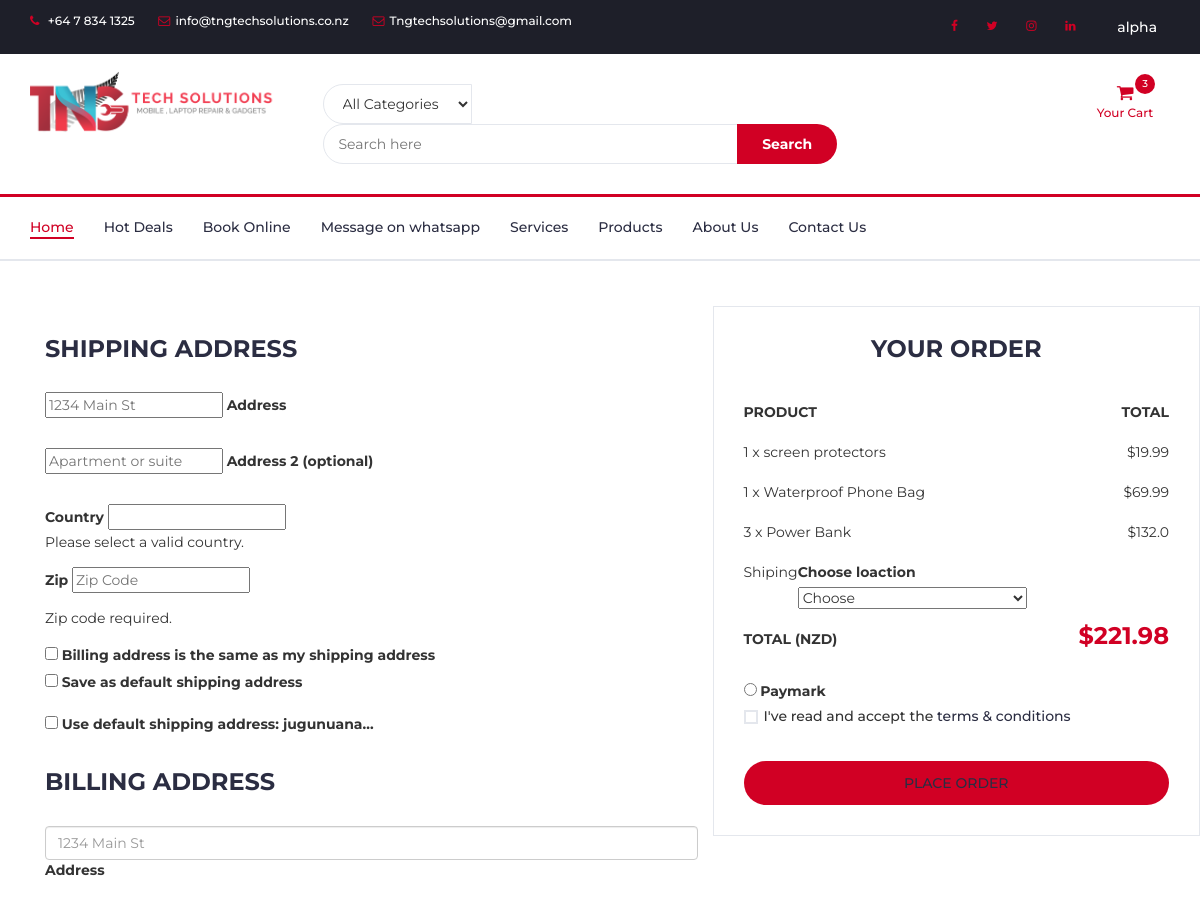
/checkout/ (signed in, upper part), run on an earlier commit of the app's database.
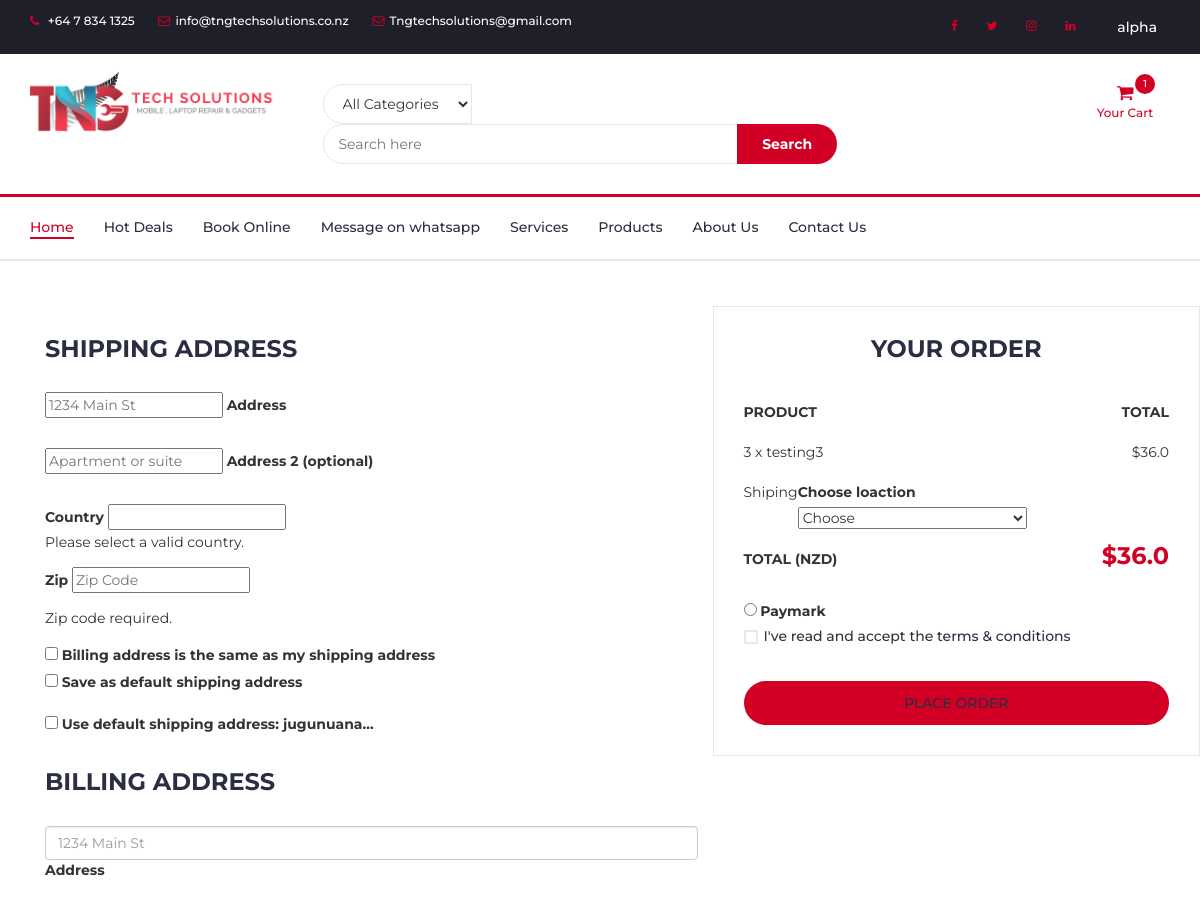
And on a later commit of the database.
### prod/models.py (models this page shows, shortened)
class Order(models.Model):
    user=models.ForeignKey(User,on_delete=models.CASCADE)
    ref_code=models.CharField(max_length=20,blank=True,null=True)
    tngproduct=models.ManyToManyField(OrderItem)
    ordered=models.BooleanField(default=False)
    start_date=models.DateTimeField(default=timezone.now)
    ordered_date=models.DateTimeField()
    shipping_address=models.ForeignKey('Address',related_name='shipping_address',on_delete=models.SET_NULL,blank=True,null=True)
    billing_address=models.ForeignKey('Address',related_name='billing_address',on_delete=models.SET_NULL,blank=True,null=True)
    payment=models.ForeignKey('Payment',on_delete=models.SET_NULL,blank=True,null=True)
    coupon = models.ForeignKey('Coupon',on_delete=models.SET_NULL,blank=True,null=True)
    being_delivered=models.BooleanField(default=False)
    received=models.BooleanField(default=False)
    refund_requested=models.BooleanField(default=False)
    refund_granted=models.BooleanField(default=False)
    def get_total(self):
        total=0
        for order_item in self.tngproduct.all():
            total+=order_item.get_final_price()
        if self.coupon:
            total-=self.coupon.amount
        return total

class OrderItem(models.Model):
    user=models.ForeignKey(User,on_delete=models.CASCADE)
    ordered=models.BooleanField(default=False)
    tngproducts=models.ForeignKey(TngProducts,on_delete=models.CASCADE,default='')
    quantity=models.IntegerField(default=1)
    product_colour = models.CharField(max_length=30,blank=True,null=True)
    product_model = models.CharField(max_length=30,blank=True,null=True)
    def get_total_item_price(self):
        return self.quantity * self.tngproducts.Price
    def get_final_price(self):
        if self.tngproducts.Discount_Price:
            return self.get_total_discount_price()
        return self.get_total_item_price()

class TngProducts(models.Model):
    CATEGORY_CHOICES=(
        ('MA','Mobile Accessories'),
        ('LA','Laptop Accessories'),
        ('TA','Tablet Accessories'),
        ('EG','Electronic Gadgets'),
        ('NA','Latest Accessories'),
        ('MR','Mobile Repair'),
        ('LR','Laptop/Computer Repair'),
        ('TR','iPad/Tablet Repair')
    )
    Name=models.CharField(max_length=100)
    Details=models.TextField()
    Additional_Details=models.TextField(blank=True,null=True)
    Price=models.FloatField()
    Discount_Price=models.FloatField(blank=True,null=True)
    category=models.CharField(max_length=2,choices=CATEGORY_CHOICES,default='A')
    subcategory = models.CharField(max_length = 100,default='none')
    brand = models.CharField(max_length = 50,default='none')
    model = models.CharField(max_length = 100,default='none')
    label=models.CharField(max_length=1,choices=LABEL_CHOICES,default='R')
    slug=models.SlugField(unique = True)
    image=models.ImageField(upload_to='product_pics')
    image1=models.ImageField(null=True,blank=True,upload_to='product_pics')
    image2=models.ImageField(null=True,blank=True,upload_to='product_pics')
    image3=models.ImageField(null=True,blank=True,upload_to='product_pics')
    image4=models.ImageField(null=True,blank=True,upload_to='product_pics')
    """ def save(self,*args,**kwargs):
        self.slug = slugify(''.join(random.choices(string.ascii_lowercase + string.digits, k=6)))
        super(TngProducts,self).save(self,*args,**kwargs) """
    class Meta:
        verbose_name_plural = 'Products'

### prod/views.py (the view, shortened to what this page needs)
# urls.py: path('checkout/',ob.CheckoutView.as_view(),name='checku'),
class CheckoutView(LoginRequiredMixin,View):
    def get(self,*args,**kwargs):
        try:
            order=Order.objects.get(user=self.request.user,ordered=False)
            form = CheckoutForm()
            context={
                'form': form,
                'couponform': CouponForm(),
                'order': order,
                'DISPLAY_COUPON_FORM':True
            }
            shipping_address_qs = Address.objects.filter(user=self.request.user,address_type='S',default=True)
            if shipping_address_qs.exists():
                context.update({ 'default_shipping_address': shipping_address_qs[0] })
            billing_address_qs = Address.objects.filter(user=self.request.user,address_type='B',default=True)
            if billing_address_qs.exists():
                context.update({ 'default_billing_address': billing_address_qs[0] })
            return render(self.request,'prod/checkout-page.html',context)
        except ObjectDoesNotExist:
            messages.info(self.request,f'You do not have an active order')
            return redirect('checku')

### prod/forms.py
class CheckoutForm(forms.Form):
    shipping_address = forms.CharField(required=False)
    shipping_address2 = forms.CharField(required=False)
    shipping_country = CountryField(blank_label='(select country)').formfield(required=False,widget=CountrySelectWidget(attrs={
        'class':'custom-select d-block w-100'
    }))
    shipping_zip=forms.CharField(required=False)
    billing_address = forms.CharField(required=False)
    billing_address2 = forms.CharField(required=False)
    billing_country = CountryField(blank_label='(select country)').formfield(required=False,widget=CountrySelectWidget(attrs={
        'class':'custom-select d-block w-100'
    }))
    billing_zip=forms.CharField(required=False)
    same_billing_address = forms.BooleanField(required=False)
    set_default_shipping = forms.BooleanField(required=False)
    use_default_shipping = forms.BooleanField(required=False)
    set_default_billing = forms.BooleanField(required=False)
    use_default_billing = forms.BooleanField(required=False)
    payment_option=forms.ChoiceField(widget=forms.RadioSelect,choices=PAYMENT_CHOICES)
    shiploc = forms.ChoiceField(choices=DELIVERY_CHOICES)

### prod/templates/prod/checkout-page.html (shortened to what the changed rows need)
{% extends "prod/base.html" %}
{% block secheku %}
<div class="section">
<div class="container">
	<div class="section">
		<div class="container">
			<div class="row">
				<form method="POST">
				<div class="col-md-5 order-details">
					<div class="order-summary">
						{% for order_item in order.tngproduct.all %}
						<div class="order-products">
							<div class="order-col">
								<div>{{ order_item.quantity }} x {{ order_item.tngproducts.Name }}</div>
								<div>${{ order_item.get_final_price }}</div>
							</div>
						</div>
						{% endfor %}
						<div class="order-col">
							<div><strong class="order-total yetot" id="{{ order.get_total }}">$<span id="ttlw">{{ order.get_total }}</span></strong></div>
						</div>
					</div>
				</div>
			</form>
			</div>
		</div>
	</div>
</div>
</div>
{% endblock %}

### prod/templates/prod/base.html (shortened to what the changed rows need)
{% load static %}
{% load cart_template_tags %}
<!DOCTYPE html>
<html lang="en">
<head>
	<link type="text/css" rel="stylesheet" href="{% static 'prod/css/bootstrap.min.css' %}" />
	<link type="text/css" rel="stylesheet" href="{% static 'prod/css/slick.css' %}" />
	<link type="text/css" rel="stylesheet" href="{% static 'prod/css/slick-theme.css' %}" />
	<link type="text/css" rel="stylesheet" href="{% static 'prod/css/nouislider.min.css' %}" />
	<link rel="stylesheet" href="{% static 'prod/css/font-awesome.min.css' %}">
	<link type="text/css" rel="stylesheet" href="{% static 'prod/css/style.css' %}" />
</head>
<body>
	<section>
	<header>
		<div id="top-header">
			<div class="container">
				<ul class="header-links pull-right">
					{% if user.is_authenticated %}
					<li class="nav-item dropdown">
						<div class="dropdown show">
							<a class="btn dropdown-toggle" href="#" role="button" id="dropdownMenuLink"
								data-toggle="dropdown" aria-haspopup="true" aria-expanded="false">
								{{ user.username }}
							</a>
						</div>
					</li>
					{% endif %}
				</ul>
			</div>
		</div>
		<div id="header">
			<div class="container">
				<div class="row">
					<div class="col-md-3 clearfix">
						<div class="header-ctn">
							{% if user.is_authenticated %}
							<div class="dropdown">
								<a href="{% url 'order-summary' %}" aria-expanded="true">
									<i class="fa fa-shopping-cart"></i>
									<span>Your Cart</span>
									{% if request.user|cart_item_count != 0 %}
									<div class="qty">{{ request.user|cart_item_count }}</div>
									{% endif %}
								</a>
							</div>
							{% endif %}
						</div>
					</div>
				</div>
			</div>
		</div>
	</header>
	{% block secheku  %}
	{% endblock secheku %}
	</section>
</body>
</html>

What changed in the data, as far as the page shows it:
removed OrderItem: quantity "1", tngproducts.Name "screen protectors", get_final_price "19.99"
removed OrderItem: quantity "1", tngproducts.Name "Waterproof Phone Bag", get_final_price "69.99"
removed OrderItem: quantity "3", tngproducts.Name "Power Bank", get_final_price "132.0"
added OrderItem: quantity "3", tngproducts.Name "testing3", get_final_price "36.0"
computed for Order: get_total "221.98" → "36.0"
Also different on the page:
{{ request.user|cart_item_count }}: "3" → "1"
